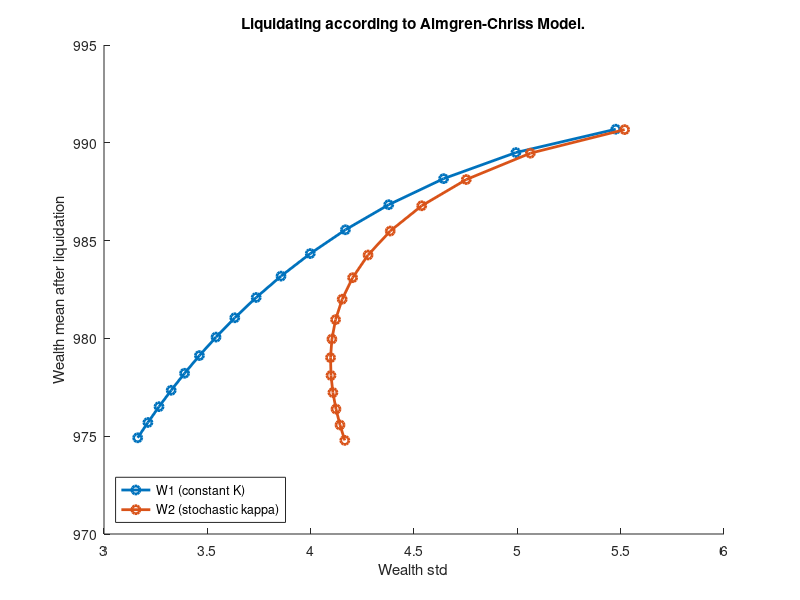

The MATLAB script that drew this image:
clear
clc

So = 100;
Xo = 0;
Qo = 10;

k = 0.1;
b = 0.01;
sigma = 1;
alpha = 0.5;

T = 1;
Ndt = 1000;
dt = T / Ndt;
t = 0:dt:T;

beta_k = 10;
theta = 0.1;
kappao = 0.1;
eta = 0.1;

gammas = 0.0:0.3:5;

for i = 1:length(gammas)
    rng(1);
    
    N_MC = 1000;

    Z = randn(N_MC, Ndt);
    dB = Z * sqrt(dt);
    
    Z = randn(N_MC, Ndt);
    dZ = Z * sqrt(dt);
    
    
    Q = NaN(N_MC, Ndt + 1);
    S = NaN(N_MC, Ndt + 1);
    X1 = NaN(N_MC, Ndt + 1);
    X2 = NaN(N_MC, Ndt + 1);
    kappa = NaN(N_MC, Ndt + 1);
    
    Q(:, 1) = Qo;
    S(:, 1) = So;
    X1(:, 1) = Xo;
    X2(:, 1) = Xo;
    kappa(:, 1) = kappao;

    A = sqrt(gammas(i) * sigma ^ 2);
    B = 1 / sqrt(2 * k);

    omega = 2 * A * B;
    beta = A / B;
    n = 2 * alpha - b;
    phi_p = beta + n;
    phi_m = beta - n;

    for j = 1:Ndt
        u_t = beta * (phi_m * exp(-omega/2 * (T - t(j))) - phi_p * exp(omega/2 ...
            * (T - t(j)))) / (phi_m * exp(-omega/2 * (T - t(j))) + phi_p * exp(omega/2 ...
            * (T - t(j))));
        nu = u_t / (2 * k) * Q(:, j);
            
        kappa(:, j + 1) = kappa(:, j) + ...
            beta_k * (theta - kappa(:, j)) * dt + eta * dZ(:, j);
        
        if (rem(j, 10) == 0)
            kappa(:, j + 1);
        end
        
        Q(:, j + 1) = Q(:, j) + nu * dt;
        S(:, j + 1) = S(:, j) + b * nu * dt + sigma * dB(:, j);
        X1(:, j + 1) = X1(:, j) - (S(:, j) + k * nu) .* nu * dt;
        X2(:, j + 1) = X2(:, j) - (S(:, j) + kappa(:, j) .* nu) .* nu * dt;
    end

    W1 = X1(:, end) + Q(:, end) .* S(:, end) - alpha * Q(:, end) .^ 2;
    W1_mean(i) = mean(W1);
    W1_std(i) = std(W1);
    
    
    W2 = X2(:, end) + Q(:, end) .* S(:, end) - alpha * Q(:, end) .^ 2;
    W2_mean(i) = mean(W2);
    W2_std(i) = std(W2);
end

fig = figure(1);
clf(fig)
hold on
plot(W1_std, W1_mean, 'o-', 'linewidth', 2)
plot(W2_std, W2_mean, 'o-', 'linewidth', 2)
legend({'W1 (constant K)','W2 (stochastic kappa)'},'Location','southwest')
title('Liquidating according to Almgren-Chriss Model.')
xlabel('Wealth std') 
ylabel('Wealth mean after liquidation') 